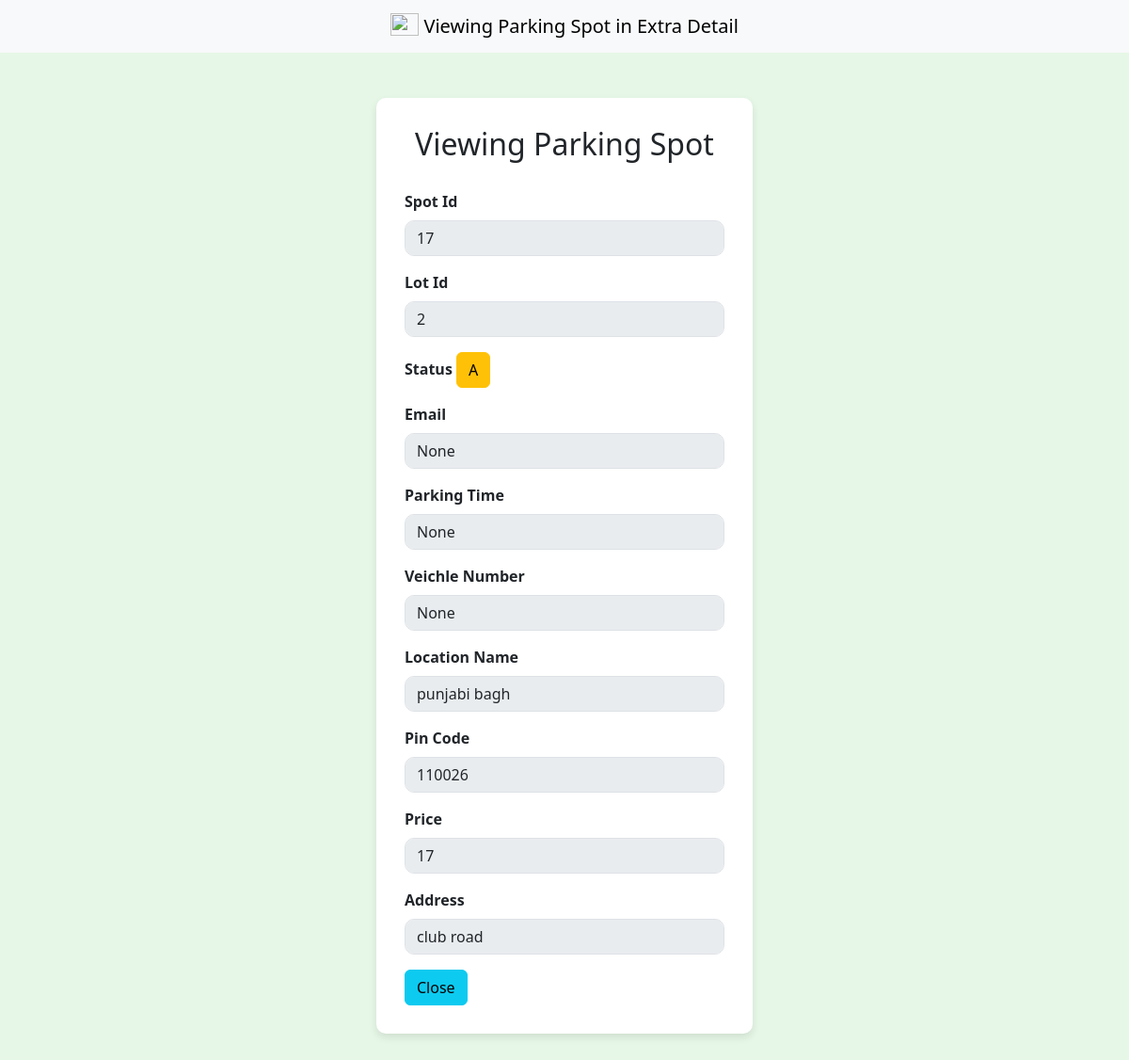
The app's page /admin/dashboard/view/extradetail/17 (signed in) with its own data.
### models/models.py (models this page shows)
class ParkingSpot(db.Model):
    id=db.Column(db.Integer(),primary_key=True)
    lotid=db.Column(db.Integer(),nullable=False)
    status = db.Column(db.String(5),default="A")
    veichleNumber=db.Column(db.String(50),nullable=True)

class ParkingLot(db.Model):
    id=db.Column(db.Integer(),primary_key=True)
    location_name = db.Column(db.String(250),nullable=False)
    pincode=db.Column(db.Integer(),nullable=False)
    price=db.Column(db.Integer(),nullable=False)
    max_spots=db.Column(db.Integer(),nullable=False)
    address=db.Column(db.String(250),nullable=False)
    occupied=db.Column(db.Integer(),default=0)

### controllers/controllers.py (the view)
@controllers.route("/admin/dashboard/view/extradetail/<int:id>",methods=["GET","POST"])
def viewSpotInExtraDetail(id):
    status = session.get("status")
    if status is not None and int(status) > 0:
        spotDetails = ParkingSpot.query.filter_by(id=id).first()
        reservationdetails=ReserveParkingSpot.query.filter_by(lotid=spotDetails.lotid,spotid=spotDetails.id).first()
        if not reservationdetails:
            reservationdetails={
                "email":"None",
                "parking_time":"None"
            }
        parkingdetails= ParkingLot.query.filter_by(id=spotDetails.lotid).first()
        return render_template("viewSpotInExtraDetails.html",spotDetails=spotDetails,reservationdetails=reservationdetails,parkingdetails=parkingdetails)
    else:
        return redirect("/login")

### templates/viewSpotInExtraDetails.html (shortened to what this page needs)
<!DOCTYPE html>
<html lang="en">
<head>
    <link href="https://cdn.jsdelivr.net/npm/bootstrap@5.3.0-alpha1/dist/css/bootstrap.min.css" rel="stylesheet">
</head>
<body>
    <nav class="navbar bg-body-tertiary">
  <div class="container-fluid text-center">
    <a class="navbar-brand mx-auto " href="#">
      <img src="https://images.pexels.com/photos/164634/pexels-photo-164634.jpeg?_gl=1*1rfblvq*_ga*MTY5NDc0NzA3NC4xNzUzMjk4NzE5*_ga_8JE65Q40S6*czE3NTMyOTg3MTgkbzEkZzEkdDE3NTMyOTg3MjMkajU1JGwwJGgw" width="30" height="24" class="d-inline-block align-text-top" style="align-content: center;">
      Viewing Parking Spot in Extra Detail
    </a>
  </div>
    </nav>
        <div class="login-container mt-lg-5">
        <h2>Viewing Parking Spot</h2>
        <form>
            <span>
             <div class="mb-3">
                <label for="spotid" class="form-label"><b>Spot Id</b></label>
                <input type="text" class="form-control" id="spotid" name="spotid" value="{{spotDetails.id}}" required disabled>
            </div>
             <div class="mb-3">
                <label for="lotid" class="form-label"><b>Lot Id</b></label>
                <input type="text" class="form-control" id="lotid" name="lotid" value="{{spotDetails.lotid}}" required disabled>
            </div>
            </span>
            <div class="mb-3">
                <span>
                <label for="status" class="form-label"><b>Status</b></label>
                <a class="btn btn-warning" href="/admin/dashboard/view/extradetail/{{spotDetails.id}}">{{spotDetails.status}}</a>
                </span>
             </div>
              <div class="mb-3">
                <label for="email" class="form-label"><b>Email</b></label>
                <input type="email" class="form-control" id="email" name="email" value="{{reservationdetails.email}}" required disabled>
            </div>
             <div class="mb-3">
                <label for="parking_time" class="form-label"><b>Parking Time</b></label>
                <input type="text" class="form-control" id="parking_time" name="parking_time" value="{{reservationdetails.parking_time}}" required disabled>
            </div>
             <div class="mb-3">
                <label for="veichle" class="form-label"><b>Veichle Number</b></label>
                <input type="veichle" class="form-control" id="veichle" name="veichle" value="{{spotDetails.veichleNumber}}" placeholder="None" required disabled>
            </div>
            <div class="mb-3">
                <label for="location" class="form-label"><b>Location Name</b></label>
                <input type="location" class="form-control" id="location" name="location" value="{{parkingdetails.location_name}}" placeholder="None" required disabled>
            </div>
                         <div class="mb-3">
                <label for="pincode" class="form-label"><b>Pin Code </b></label>
                <input type="pincode" class="form-control" id="pincode" name="pincode" value="{{parkingdetails.pincode}}" placeholder="None" required disabled>
            </div>
                         <div class="mb-3">
                <label for="price" class="form-label"><b>Price</b></label>
                <input type="price" class="form-control" id="price" name="price" value="{{parkingdetails.price}}" required disabled>
            </div>
                         <div class="mb-3">
                <label for="address" class="form-label"><b>Address</b></label>
                <input type="address" class="form-control" id="address" name="address" value="{{parkingdetails.address}}" required disabled>
            </div>
            <a href="/admin/dashboard" class="btn btn-info">Close</a>
        </form>
    </div>
</body>
</html>

### templates/viewSpotInExtraDetails.html (style rules this page uses)
body { background-color: #e6f7e7; }
.login-container { max-width: 400px; margin: 100px auto; background-color: white; padding: 30px; border-radius: 10px; box-shadow: 0 4px 8px rgba(0, 0, 0, 0.1); }
.login-container h2 { text-align: center; margin-bottom: 30px; }
.form-control { border-radius: 10px; }

### records on screen
ParkingSpot: spotid "17", lotid "2", status "A", veichle "None"
ParkingLot: location "punjabi bagh", pincode "110026", price "17", address "club road"
